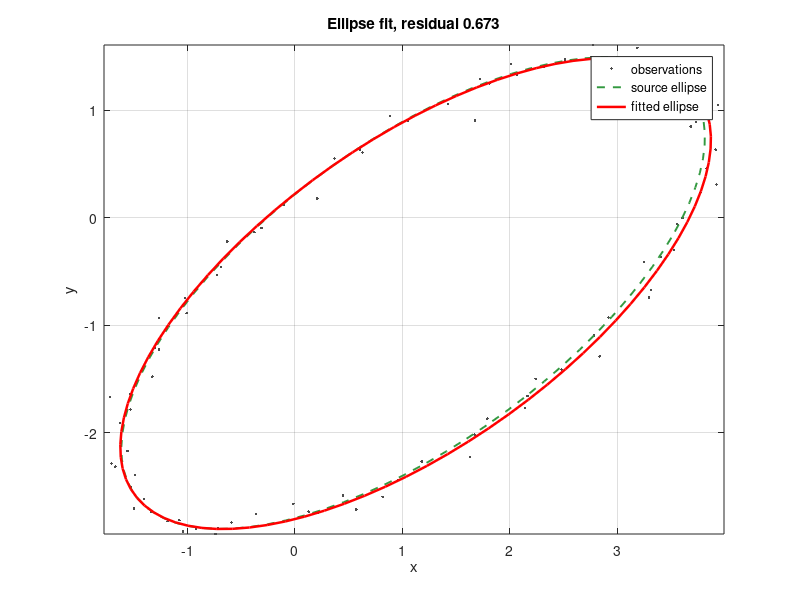

The MATLAB source for this figure:
%=============================================================================
% Copyright (c) 2026-present Allan CORNET (Nelson)
%=============================================================================
% This file is part of Nelson.
%=============================================================================
% LICENCE_BLOCK_BEGIN
% SPDX-License-Identifier: LGPL-3.0-or-later
% LICENCE_BLOCK_END
%=============================================================================
% Estimate a rotated ellipse from noisy observations.
rng(42);
sampleAngles = linspace(0, 2 * pi, 90).';
trueAxes = [3.2 1.4];
trueCenter = [1.1 -0.7];
trueAngle = pi / 5;
rotation = [cos(trueAngle) -sin(trueAngle); ...
  sin(trueAngle) cos(trueAngle)];
cleanPoints = ([trueAxes(1) * cos(sampleAngles), ...
  trueAxes(2) * sin(sampleAngles)] * rotation.') + trueCenter;
observedX = cleanPoints(:, 1) + 0.08 * randn(size(sampleAngles));
observedY = cleanPoints(:, 2) + 0.08 * randn(size(sampleAngles));

objective = @(parameters) sum((...
  ((cos(parameters(5)) * (observedX - parameters(3)) + ...
  sin(parameters(5)) * (observedY - parameters(4))) / exp(parameters(1))) .^ 2 + ...
  ((-sin(parameters(5)) * (observedX - parameters(3)) + ...
  cos(parameters(5)) * (observedY - parameters(4))) / exp(parameters(2))) .^ 2 ...
  - 1) .^ 2);
initialParameters = [log(3); log(1); mean(observedX); mean(observedY); 0];
[fittedParameters, residual] = fminsearch(objective, initialParameters, ...
  optimset('Display', 'off', 'MaxIter', 1200, 'MaxFunEvals', 2500));

fittedAxes = exp(fittedParameters(1:2));
fittedCenter = fittedParameters(3:4).';
fittedAngle = fittedParameters(5);
fittedRotation = [cos(fittedAngle) -sin(fittedAngle); ...
  sin(fittedAngle) cos(fittedAngle)];
fittedPoints = ([fittedAxes(1) * cos(sampleAngles), ...
  fittedAxes(2) * sin(sampleAngles)] * fittedRotation.') + fittedCenter;

figureHandle = figure('Name', 'Noisy ellipse fit', 'NumberTitle', 'off');
axesHandle = axes('Parent', figureHandle);
plot(axesHandle, observedX, observedY, '.', 'Color', [0.30 0.30 0.30]);
hold(axesHandle, 'on');
plot(axesHandle, cleanPoints(:, 1), cleanPoints(:, 2), '--', ...
  'Color', [0.20 0.60 0.25], 'LineWidth', 1.4);
plot(axesHandle, fittedPoints(:, 1), fittedPoints(:, 2), 'r-', ...
  'LineWidth', 1.8);
hold(axesHandle, 'off');
axis(axesHandle, 'equal');
grid(axesHandle, 'on');
xlabel(axesHandle, 'x');
ylabel(axesHandle, 'y');
title(axesHandle, sprintf('Ellipse fit, residual %.3f', residual));
legend(axesHandle, 'observations', 'source ellipse', 'fitted ellipse', ...
  'Location', 'best');
%=============================================================================
